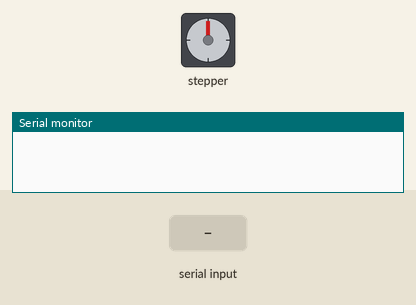
Bench run of a sketch on a simulated Arduino Uno, built with avr-gcc and run on an emulated ATmega328P. Shown: stepper motor, the last lines printed to the serial monitor. Wiring (inferred from the names in the program): stepper motor driver (200 steps per turn assumed): step pin 3; direction pin 2. The inputs (shaded band) are chosen by the test bench.

Above: at 1.2 s.
1.3 s: "L" received over Serial
At 2.7 s:
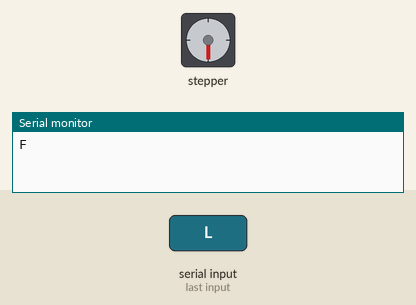
3.1 s: "R" received over Serial
At 4.0 s:
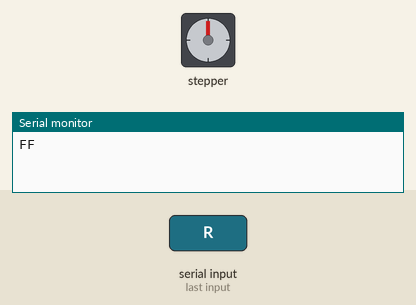
Timing chart, 0 to 6.1 s (numbered marks = the images above; inputs shaded):
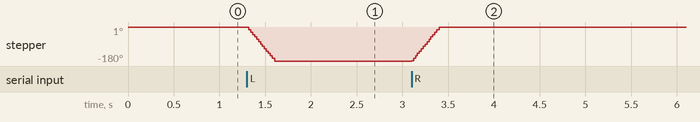

The sketch:

motor.ino
```cpp
// Arduino get signal from Rpi and control motor
// Stepper Motor with A4988

const int dirPin = 2; // step motor dirPin
const int stepPin = 3; // step motor stepPin
const int stepsPerMove = 100;
char signal; // from Serial, 'L' for left, 'R' for right

void turn() {
	for(int x = 0; x < stepsPerMove; x++)
	{
		digitalWrite(stepPin, HIGH);
		delayMicroseconds(1500); // longer -> slower
		digitalWrite(stepPin, LOW);
		delayMicroseconds(1500);
	}
}

void turnRight() {
	digitalWrite(dirPin, HIGH);
	turn();
}

void turnLeft() {
	digitalWrite(dirPin, LOW);
	turn();
}

void setup() {
	Serial.begin(9600);
	pinMode(stepPin, OUTPUT);
	pinMode(dirPin, OUTPUT);
}

void loop() {
	if(Serial.available() > 0) {
		signal = Serial.read();
    if(signal == 'L') {
      // motor rotate left
      turnLeft();
      Serial.write('F');
    }
    else if(signal == 'R') {
      // motor rotate right
      turnRight();
      Serial.write('F');
    }
    else {
      // motor stop
      digitalWrite(stepPin, LOW);
    }
	}
  else {
    digitalWrite(stepPin, LOW);
  }
}
```

Measured:
- after the input at 1.3 s, stepper: turns 180° counter-clockwise in 0.30 s, starting at once
- after the input at 3.1 s, stepper: turns 180° clockwise in 0.30 s, starting at once
